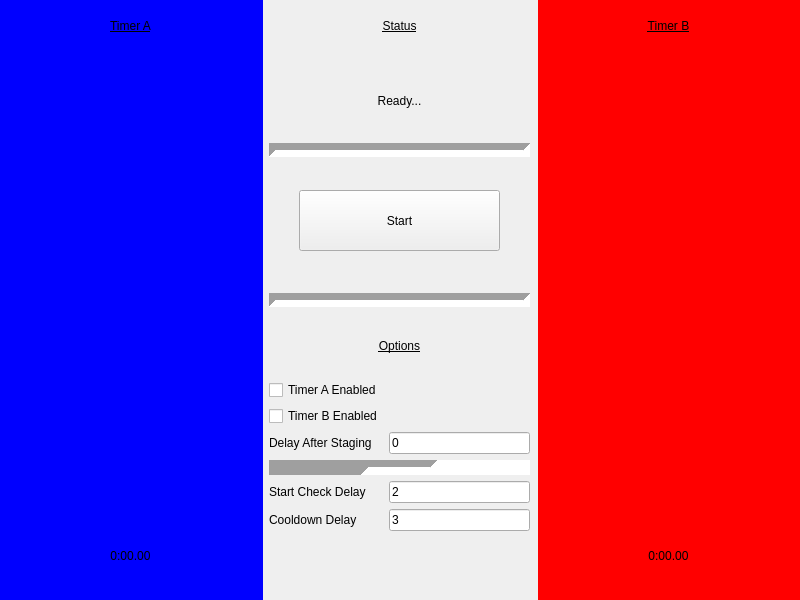
<?xml version="1.0" encoding="UTF-8"?>
<ui version="4.0">
 <class>MainWindow</class>
 <widget class="QMainWindow" name="MainWindow">
  <property name="geometry">
   <rect>
    <x>0</x>
    <y>0</y>
    <width>800</width>
    <height>600</height>
   </rect>
  </property>
  <property name="minimumSize">
   <size>
    <width>800</width>
    <height>600</height>
   </size>
  </property>
  <property name="maximumSize">
   <size>
    <width>800</width>
    <height>600</height>
   </size>
  </property>
  <property name="mouseTracking">
   <bool>false</bool>
  </property>
  <property name="tabletTracking">
   <bool>false</bool>
  </property>
  <property name="windowTitle">
   <string>MainWindow</string>
  </property>
  <widget class="QWidget" name="centralwidget">
   <property name="enabled">
    <bool>true</bool>
   </property>
   <property name="minimumSize">
    <size>
     <width>800</width>
     <height>600</height>
    </size>
   </property>
   <property name="maximumSize">
    <size>
     <width>800</width>
     <height>600</height>
    </size>
   </property>
   <widget class="QWidget" name="horizontalLayoutWidget">
    <property name="geometry">
     <rect>
      <x>0</x>
      <y>0</y>
      <width>801</width>
      <height>621</height>
     </rect>
    </property>
    <layout class="QHBoxLayout" name="horizontalLayout_3">
     <item>
      <widget class="QWidget" name="widget" native="true">
       <property name="styleSheet">
        <string notr="true">background-color: rgb(0, 0, 255);</string>
       </property>
       <widget class="QLabel" name="TimerALabel">
        <property name="geometry">
         <rect>
          <x>0</x>
          <y>0</y>
          <width>261</width>
          <height>51</height>
         </rect>
        </property>
        <property name="styleSheet">
         <string notr="true">font: 40pt &quot;Calibri&quot;;
text-decoration: underline;</string>
        </property>
        <property name="text">
         <string>Timer A</string>
        </property>
        <property name="alignment">
         <set>Qt::AlignCenter</set>
        </property>
       </widget>
       <widget class="QLabel" name="TimerATime">
        <property name="geometry">
         <rect>
          <x>0</x>
          <y>530</y>
          <width>261</width>
          <height>51</height>
         </rect>
        </property>
        <property name="styleSheet">
         <string notr="true">font: 40pt &quot;Calibri&quot;;</string>
        </property>
        <property name="text">
         <string>0:00.00</string>
        </property>
        <property name="alignment">
         <set>Qt::AlignCenter</set>
        </property>
       </widget>
      </widget>
     </item>
     <item>
      <widget class="QWidget" name="widget_3" native="true">
       <widget class="QLabel" name="StatusLabel">
        <property name="geometry">
         <rect>
          <x>0</x>
          <y>0</y>
          <width>261</width>
          <height>51</height>
         </rect>
        </property>
        <property name="styleSheet">
         <string notr="true">font: 40pt &quot;Calibri&quot;;
text-decoration: underline;</string>
        </property>
        <property name="text">
         <string>Status</string>
        </property>
        <property name="alignment">
         <set>Qt::AlignCenter</set>
        </property>
       </widget>
       <widget class="QLabel" name="textStatus">
        <property name="geometry">
         <rect>
          <x>10</x>
          <y>60</y>
          <width>241</width>
          <height>81</height>
         </rect>
        </property>
        <property name="styleSheet">
         <string notr="true">font: 22pt &quot;MS Shell Dlg 2&quot;;</string>
        </property>
        <property name="text">
         <string>Ready...</string>
        </property>
        <property name="alignment">
         <set>Qt::AlignCenter</set>
        </property>
       </widget>
       <widget class="Line" name="line">
        <property name="geometry">
         <rect>
          <x>0</x>
          <y>140</y>
          <width>261</width>
          <height>21</height>
         </rect>
        </property>
        <property name="minimumSize">
         <size>
          <width>0</width>
          <height>0</height>
         </size>
        </property>
        <property name="styleSheet">
         <string notr="true">font: 14pt &quot;MS Shell Dlg 2&quot;;</string>
        </property>
        <property name="lineWidth">
         <number>7</number>
        </property>
        <property name="orientation">
         <enum>Qt::Horizontal</enum>
        </property>
       </widget>
       <widget class="QPushButton" name="pushController">
        <property name="geometry">
         <rect>
          <x>30</x>
          <y>190</y>
          <width>201</width>
          <height>61</height>
         </rect>
        </property>
        <property name="styleSheet">
         <string notr="true">font: 25pt &quot;MS Shell Dlg 2&quot;;</string>
        </property>
        <property name="text">
         <string>Start</string>
        </property>
       </widget>
       <widget class="Line" name="line_2">
        <property name="geometry">
         <rect>
          <x>0</x>
          <y>290</y>
          <width>261</width>
          <height>21</height>
         </rect>
        </property>
        <property name="minimumSize">
         <size>
          <width>0</width>
          <height>0</height>
         </size>
        </property>
        <property name="styleSheet">
         <string notr="true">font: 14pt &quot;MS Shell Dlg 2&quot;;</string>
        </property>
        <property name="lineWidth">
         <number>7</number>
        </property>
        <property name="orientation">
         <enum>Qt::Horizontal</enum>
        </property>
       </widget>
       <widget class="QLabel" name="OptionsLabel">
        <property name="geometry">
         <rect>
          <x>0</x>
          <y>320</y>
          <width>261</width>
          <height>51</height>
         </rect>
        </property>
        <property name="styleSheet">
         <string notr="true">font: 40pt &quot;Calibri&quot;;
text-decoration: underline;</string>
        </property>
        <property name="text">
         <string>Options</string>
        </property>
        <property name="alignment">
         <set>Qt::AlignCenter</set>
        </property>
       </widget>
       <widget class="QWidget" name="formLayoutWidget_2">
        <property name="geometry">
         <rect>
          <x>0</x>
          <y>380</y>
          <width>261</width>
          <height>151</height>
         </rect>
        </property>
        <layout class="QFormLayout" name="formLayout_2">
         <item row="0" column="0">
          <widget class="QCheckBox" name="checkATimerEnable">
           <property name="text">
            <string>Timer A Enabled</string>
           </property>
          </widget>
         </item>
         <item row="1" column="0">
          <widget class="QCheckBox" name="checkBTimerEnable">
           <property name="text">
            <string>Timer B Enabled</string>
           </property>
          </widget>
         </item>
         <item row="2" column="0">
          <widget class="QLabel" name="delayAfterStagingLabel">
           <property name="text">
            <string>Delay After Staging</string>
           </property>
          </widget>
         </item>
         <item row="2" column="1">
          <widget class="QLineEdit" name="textStageDelay">
           <property name="text">
            <string>0</string>
           </property>
          </widget>
         </item>
         <item row="3" column="0" colspan="2">
          <widget class="Line" name="line_3">
           <property name="minimumSize">
            <size>
             <width>15</width>
             <height>15</height>
            </size>
           </property>
           <property name="lineWidth">
            <number>100</number>
           </property>
           <property name="orientation">
            <enum>Qt::Horizontal</enum>
           </property>
          </widget>
         </item>
         <item row="4" column="0">
          <widget class="QLabel" name="checkDelayLabel">
           <property name="text">
            <string>Start Check Delay</string>
           </property>
          </widget>
         </item>
         <item row="4" column="1">
          <widget class="QLineEdit" name="textCheckDelay">
           <property name="text">
            <string>2</string>
           </property>
          </widget>
         </item>
         <item row="5" column="0">
          <widget class="QLabel" name="cooldownDelayLabel">
           <property name="text">
            <string>Cooldown Delay</string>
           </property>
          </widget>
         </item>
         <item row="5" column="1">
          <widget class="QLineEdit" name="textCooldown">
           <property name="text">
            <string>3</string>
           </property>
          </widget>
         </item>
        </layout>
       </widget>
      </widget>
     </item>
     <item>
      <widget class="QWidget" name="widget_2" native="true">
       <property name="styleSheet">
        <string notr="true">background-color: rgb(255, 0, 0);</string>
       </property>
       <widget class="QLabel" name="TimerBLabel">
        <property name="geometry">
         <rect>
          <x>0</x>
          <y>0</y>
          <width>261</width>
          <height>51</height>
         </rect>
        </property>
        <property name="styleSheet">
         <string notr="true">font: 40pt &quot;Calibri&quot;;
text-decoration: underline;</string>
        </property>
        <property name="text">
         <string>Timer B</string>
        </property>
        <property name="alignment">
         <set>Qt::AlignCenter</set>
        </property>
       </widget>
       <widget class="QLabel" name="TimerBTime">
        <property name="geometry">
         <rect>
          <x>0</x>
          <y>530</y>
          <width>261</width>
          <height>51</height>
         </rect>
        </property>
        <property name="styleSheet">
         <string notr="true">font: 40pt &quot;Calibri&quot;;</string>
        </property>
        <property name="text">
         <string>0:00.00</string>
        </property>
        <property name="alignment">
         <set>Qt::AlignCenter</set>
        </property>
       </widget>
      </widget>
     </item>
    </layout>
   </widget>
  </widget>
  <action name="actionOptions">
   <property name="text">
    <string>Options</string>
   </property>
  </action>
  <action name="actionExit">
   <property name="text">
    <string>Exit</string>
   </property>
  </action>
 </widget>
 <resources/>
 <connections/>
</ui>
